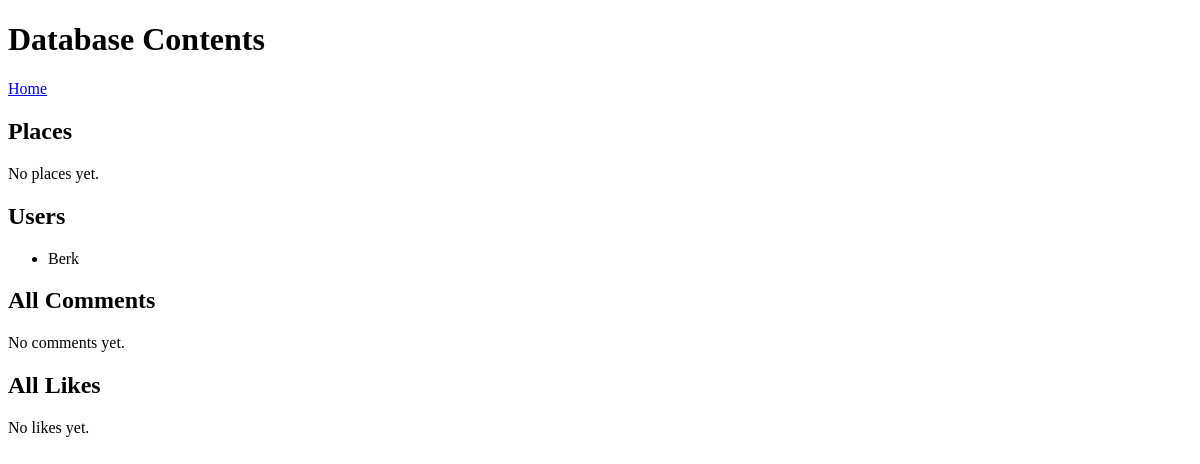
/data, run on an earlier commit of the app's database.
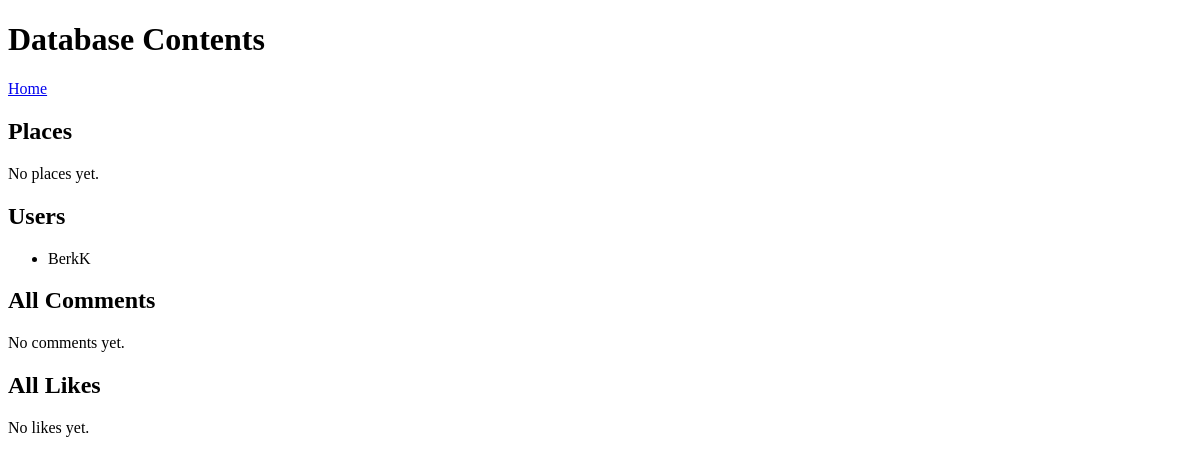
And on a later commit of the database.
### app.py (models this page shows)
class User(db.Model):
    id = db.Column(db.Integer, primary_key=True)
    username = db.Column(db.String(120), unique=True, nullable=False)
    password = db.Column(db.String(120), nullable=False)
    marketing_opt_in = db.Column(db.Boolean, default=False)
    comments = db.relationship('Comment', backref='user', lazy=True)
    likes = db.relationship('Like', backref='user', lazy=True)

### app.py (the view)
@app.route('/data')
def data():
    users = User.query.all()
    places = Place.query.all()
    comments = Comment.query.all()
    likes = Like.query.all()
    return render_template('data.html',
                           users=users,
                           places=places,
                           comments=comments,
                           likes=likes)

### templates/data.html
<!doctype html>
<html>
  <head><meta charset="utf-8"><title>Database Contents</title></head>
  <body>
    <h1>Database Contents</h1>
    <p><a href="{{ url_for('index') }}">Home</a></p>
    <h2>Places</h2>
    {% if places %}
      <ul>
        {% for p in places %}
          <li>
            <strong>{{ p.name }}</strong>
            — {{ p.comments|length }} comment(s),
            {{ p.likes|length }} like(s)
            {% if p.comments %}
              <ul>
                {% for c in p.comments %}
                  <li>
                    "{{ c.text }}"
                    {% if c.user %}— by {{ c.user.username }}{% endif %}
                  </li>
                {% endfor %}
              </ul>
            {% endif %}
          </li>
        {% endfor %}
      </ul>
    {% else %}
      <p>No places yet.</p>
    {% endif %}
    <h2>Users</h2>
    {% if users %}
      <ul>
        {% for u in users %}
          <li>{{ u.username }}</li>
        {% endfor %}
      </ul>
    {% else %}
      <p>No users yet.</p>
    {% endif %}
    <h2>All Comments</h2>
    {% if comments %}
      <ul>
        {% for c in comments %}
          <li>
            {{ c.user.username if c.user else 'Unknown user' }} on
            {{ c.place.name if c.place else 'Unknown place' }}:
            "{{ c.text }}"
          </li>
        {% endfor %}
      </ul>
    {% else %}
      <p>No comments yet.</p>
    {% endif %}
    <h2>All Likes</h2>
    {% if likes %}
      <ul>
        {% for l in likes %}
          <li>
            {{ l.user.username if l.user else 'Unknown user' }} likes
            {{ l.place.name if l.place else 'Unknown place' }}
          </li>
        {% endfor %}
      </ul>
    {% else %}
      <p>No likes yet.</p>
    {% endif %}
  </body>
</html>

What changed in the data, as far as the page shows it:
changed User: username "Berk" → "BerkK"
